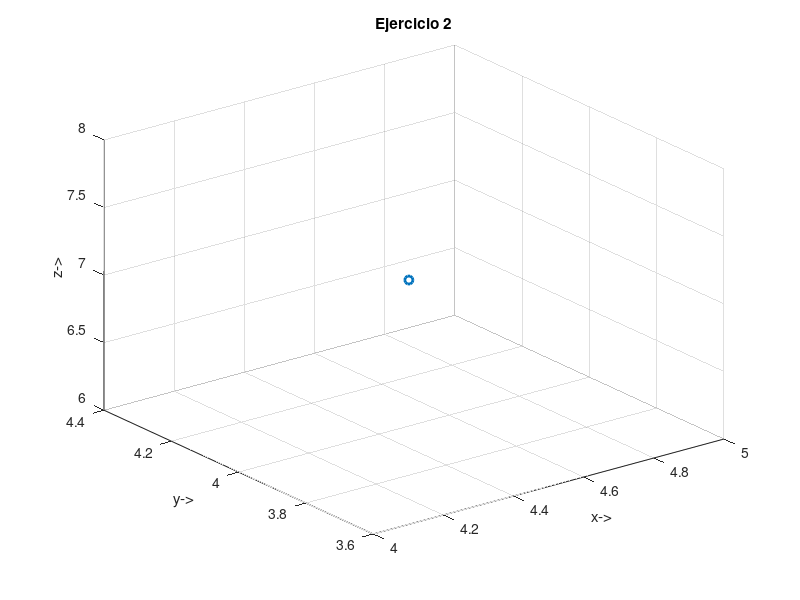

Recreate this plot in MATLAB.
Rxyz = [2.5; 4; 8; 1] # Column vector[13;5.6;53.2,1]
Y = [ cosd(15) 0 sind(15) 0;
      0 1 0 0;
      -sind(15) 0 cosd(15) 0;
      0 0 0 1]
#Z =  [ cos() -sin() 0 0;
#      sin() cos() 0 0;
#      0 0 1 0;
#      0 0 0 1]    
      
x = Y*Rxyz
#print(x)
#plot3(46.8105,5.6000,28.4257,".o","LineWidth",2)

plot3(x(1,1),x(2,1),x(3,1),".o","LineWidth",2)
ylabel("y->")
xlabel("x->")
zlabel("z->")
title("Ejercicio 2")
grid("on")